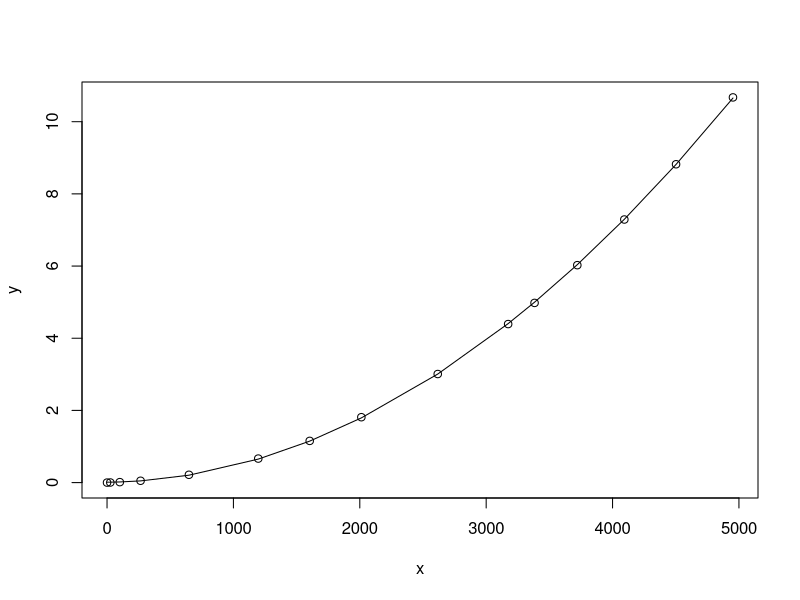

Write the R code that produced this figure. (Note: this script raises an error after producing the figure.)
#!/usr/bin/R

#
# compute a quadratic approximation to the power meter calibration table
# that quisk uses to compute forward and reverse power from raw ADC measurements
#
data <- c(0, 0.0, 
	  25.865384615384617, 0.0025502539351328003,
	  101.02453987730061, 0.012752044999999998,
	  265.2901234567901, 0.050600930690879994,
	  647.9155844155844, 0.21645831264800003,
	  1196.5935483870967, 0.66548046472992,
	  1603.7032258064517, 1.1557229391679997,
	  2012.3271604938273, 1.811892166688,
	  2616.7727272727275, 3.0085848760319993,
          3173.818181818182, 4.3927428485119995,
	  3382.7922077922076, 4.9791328857920005, 
	  3721.0714285714284, 6.024750791808321,
          4093.1785714285716, 7.28994845808807,
	  4502.496428571429, 8.820837634286566,
	  4952.746071428572, 10.673213537486745)

x <- data[seq(1, 30, 2)]
y <- data[seq(2, 30, 2)]

plot(x,y)
model <- lm(y ~ 1+x+I(x^2))
summary(model)
lines(x, predict(model))

# the data for an earlier table
# it's another parabola, but different
data2 <- c(0, 0.0, 9.07, 0.002, 54.98, 0.014, 148.6, 0.057, 328.0, 0.208, 611.1, 0.646, 807.0, 1.098, 982.1, 1.6, 1223.3, 2.471, 1517.7, 3.738, 1758.7, 5.02)
x2 <- data2[seq(1, 22, 2)]
y2 <- data2[seq(2, 22, 2)]

lines(x2, predict(model2))